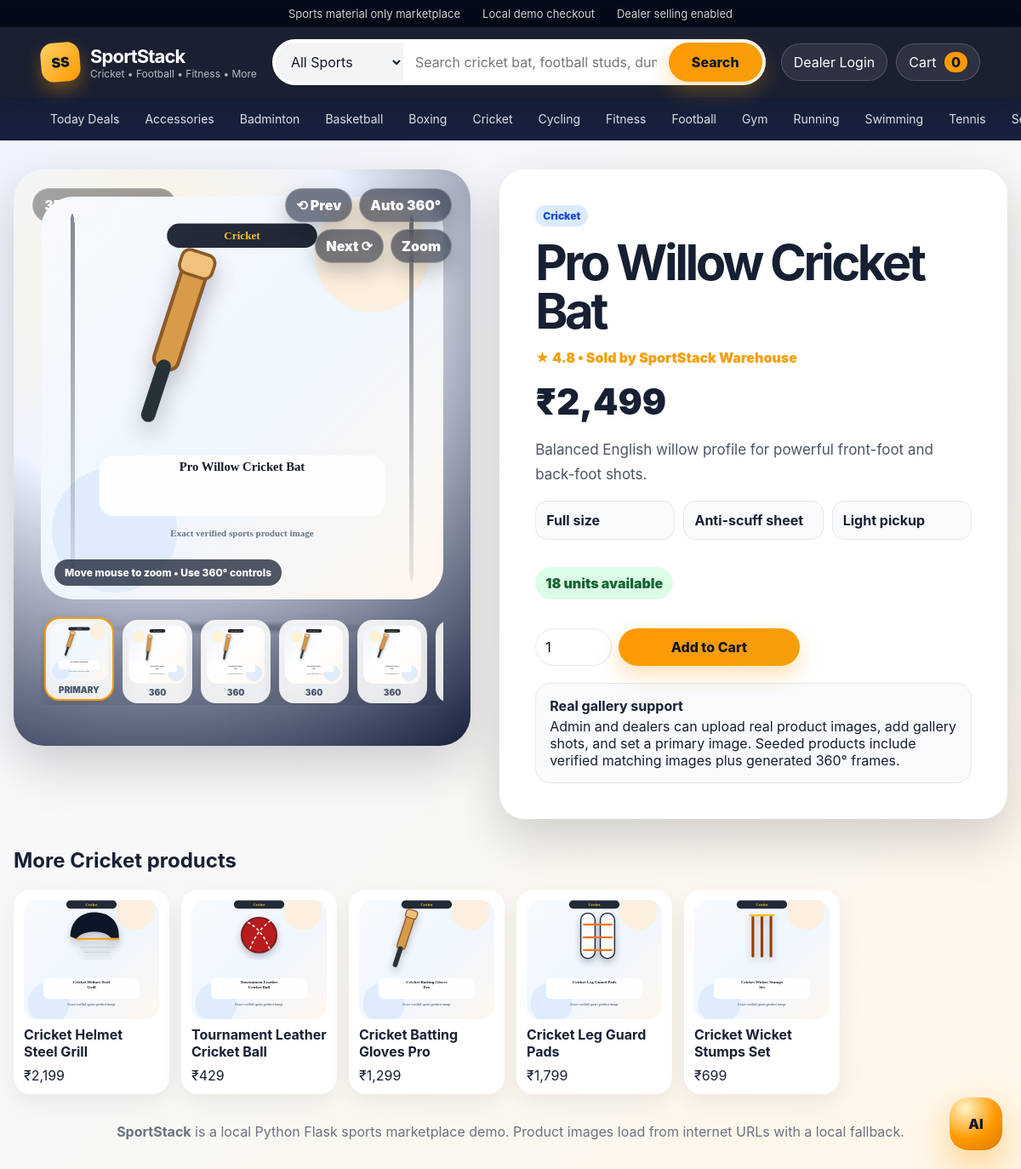
/product/pro-willow-cricket-bat, run on the app's committed database.
### tables this page shows
CREATE TABLE product_images (
            id INTEGER PRIMARY KEY AUTOINCREMENT,
            product_id INTEGER NOT NULL,
            image TEXT NOT NULL,
            source TEXT NOT NULL DEFAULT 'upload',
            sort_order INTEGER NOT NULL DEFAULT 0,
            is_primary INTEGER NOT NULL DEFAULT 0,
            created_at TEXT NOT NULL,
            FOREIGN KEY (product_id) REFERENCES products(id) ON DELETE CASCADE
        );

CREATE TABLE products (
            id INTEGER PRIMARY KEY AUTOINCREMENT,
            name TEXT NOT NULL UNIQUE,
            slug TEXT NOT NULL UNIQUE,
            category TEXT NOT NULL,
            description TEXT NOT NULL,
            price INTEGER NOT NULL CHECK(price >= 0),
            stock INTEGER NOT NULL CHECK(stock >= 0),
            image TEXT NOT NULL DEFAULT 'images/sports-fallback.svg',
            remote_image TEXT NOT NULL DEFAULT '',
            rating REAL NOT NULL DEFAULT 4.5,
            specs TEXT NOT NULL DEFAULT '[]',
            dealer_id INTEGER,
            dealer_name TEXT NOT NULL DEFAULT 'SportStack Warehouse',
            created_at TEXT NOT NULL,
            FOREIGN KEY (dealer_id) REFERENCES dealers(id) ON DELETE SET NULL
        );

### app.py (the view)
@app.route("/product/<slug>")
def product_page(slug):
    db = get_db()
    product = db.execute("SELECT * FROM products WHERE slug=?", (slug,)).fetchone()
    if not product:
        abort(404)
    related = db.execute(
        "SELECT * FROM products WHERE category=? AND id<>? ORDER BY rating DESC, stock DESC LIMIT 8",
        (product["category"], product["id"]),
    ).fetchall()
    gallery = get_product_gallery(product)
    return render_template("product_detail.html", product=product, specs=json.loads(product["specs"]), related=related, gallery=gallery, gallery_urls=[item["url"] for item in gallery])

### app.py (called while the page is built, shortened)
def relative_image_to_src(value: str) -> str:
    if value and value.startswith(("http://", "https://")):
        return value
    if value:
        return url_for("static", filename=value)
    return url_for("static", filename="images/sports-fallback.svg")

def get_product_gallery(product):
    db = get_db()
    rows = db.execute(
        "SELECT * FROM product_images WHERE product_id=? ORDER BY is_primary DESC, sort_order ASC, id ASC",
        (product["id"],),
    ).fetchall()
    gallery = []
    seen = set()
    for row in rows:
        if row["image"] in seen:
            continue
        seen.add(row["image"])
        gallery.append({
            "id": row["id"],
            "image": row["image"],
            "url": relative_image_to_src(row["image"]),
            "source": row["source"],
            "is_primary": bool(row["is_primary"]),
        })
    if not gallery:
        gallery.append({"id": 0, "image": product["image"], "url": product_image_src(product), "source": "primary", "is_primary": True})
    return gallery

def get_db():
    if "db" not in g:
        Path(app.config["DATABASE"]).parent.mkdir(parents=True, exist_ok=True)
        g.db = sqlite3.connect(app.config["DATABASE"])
        g.db.row_factory = sqlite3.Row
        g.db.execute("PRAGMA foreign_keys = ON")
    return g.db

@app.before_request
def ensure_csrf_token():
    session.permanent = False
    if "csrf_token" not in session:
        session["csrf_token"] = secrets.token_urlsafe(32)

@app.after_request
def add_security_headers(response):
    response.headers["X-Content-Type-Options"] = "nosniff"
    response.headers["X-Frame-Options"] = "DENY"
    response.headers["Referrer-Policy"] = "strict-origin-when-cross-origin"
    response.headers["Permissions-Policy"] = "camera=(), microphone=(), geolocation=()"
    return response

@app.context_processor
def inject_globals():
    return {
        "csrf_token": session.get("csrf_token", ""),
        "cart_count": get_cart_count(),
        "categories": get_categories(),
        "rupee": lambda amount: f"₹{int(amount):,}",
        "dealer_logged_in": bool(session.get("dealer_id")),
        "dealer_name": session.get("dealer_name", ""),
        "admin_logged_in": bool(session.get("admin_logged_in")),
        "image_src": product_image_src,
        "fallback_img": url_for("static", filename="images/sports-fallback.svg"),
    }

def get_cart_count():
    return sum(int(qty) for qty in get_cart().values())

### templates/product_detail.html (shortened to what this page needs)
{% extends "base.html" %}
{% block content %}
{% set primary = gallery[0] %}
<section class="detail-shell page-transition-panel">
  <div class="detail-visual product-3d-stage product-gallery-stage" data-tilt-card data-gallery-viewer data-images='{{ gallery_urls|tojson }}'>
    <div class="detail-badge">3D + 360° Gallery</div>
    <div class="model-controls" aria-label="3D product controls">
      <button type="button" data-gallery-prev>⟲ Prev</button>
      <button type="button" data-spin-toggle>Auto 360°</button>
      <button type="button" data-gallery-next>Next ⟳</button>
      <button type="button" data-open-zoom>Zoom</button>
    </div>
    <div class="product-3d-object" id="product3dObject">
      <span class="model-side model-side-left"></span>
      <span class="model-side model-side-right"></span>
      <div class="zoom-frame" data-zoom-frame>
        <img id="galleryMainImage" data-main-gallery-image src="{{ primary.url }}" onerror="this.src='{{ fallback_img }}'" alt="{{ product['name'] }}">
        <span class="zoom-hint">Move mouse to zoom • Use 360° controls</span>
      </div>
    </div>
    <div class="gallery-rail" aria-label="Product gallery thumbnails">
      {% for item in gallery %}
        <button type="button" class="gallery-thumb {% if loop.first %}active{% endif %}" data-gallery-index="{{ loop.index0 }}" title="{{ item.source }}">
          <img src="{{ item.url }}" onerror="this.src='{{ fallback_img }}'" alt="{{ product['name'] }} image {{ loop.index }}">
          <span>{{ item.source }}</span>
        </button>
      {% endfor %}
    </div>
  </div>
  <div class="detail-info reveal-up">
    <span class="category-chip">{{ product['category'] }}</span>
    <h1>{{ product['name'] }}</h1>
    <p class="detail-rating">★ {{ '%.1f'|format(product['rating']) }} • Sold by {{ product['dealer_name'] }}</p>
    <p class="detail-price">{{ rupee(product['price']) }}</p>
    <p class="detail-desc">{{ product['description'] }}</p>
    <ul class="spec-list">
      {% for spec in specs %}
        <li>{{ spec }}</li>
      {% endfor %}
    </ul>
    <p class="stock-line {% if product['stock'] <= 5 %}low{% endif %}">{{ product['stock'] }} units available</p>
    <form class="detail-cart add-cart-form" action="{{ url_for('cart_add') }}" method="post">
      <input type="number" name="qty" min="1" max="{{ product['stock'] }}" value="1" {% if product['stock'] == 0 %}disabled{% endif %}>
      <button type="submit" {% if product['stock'] == 0 %}disabled{% endif %}>Add to Cart</button>
      <a class="secondary-cta" href="{{ url_for('cart_view') }}">Go to Cart</a>
    </form>
    <div class="promise-box">
      <strong>Real gallery support</strong>
      <span>Admin and dealers can upload real product images, add gallery shots, and set a primary image. Seeded products include verified matching images plus generated 360° frames.</span>
    </div>
  </div>
</section>
{% if related %}
<section class="related-section page-transition-panel">
  <h2>More {{ product['category'] }} products</h2>
  <div class="mini-grid">
    {% for item in related %}
      <a class="mini-card" href="{{ url_for('product_page', slug=item['slug']) }}">
        <img src="{{ image_src(item) }}" onerror="this.src='{{ fallback_img }}'" alt="{{ item['name'] }}">
        <strong>{{ item['name'] }}</strong>
        <span>{{ rupee(item['price']) }}</span>
      </a>
    {% endfor %}
  </div>
</section>
{% endif %}
{% endblock %}

### templates/base.html (shortened to what this page needs)
<!doctype html>
<html lang="en">
<head>
  <link rel="stylesheet" href="{{ url_for('static', filename='css/styles.css') }}">
</head>
<body>
  <div class="top-strip">
    <span>Sports material only marketplace</span>
    <span>Local demo checkout</span>
    <span>Dealer selling enabled</span>
  </div>
  <header class="main-header">
    <a href="{{ url_for('index') }}" class="brand" aria-label="SportStack home">
      <span class="brand-cube">SS</span>
      <span>
        <strong>SportStack</strong>
        <small>Cricket • Football • Fitness • More</small>
      </span>
    </a>
    <form class="search-bar" action="{{ url_for('index') }}" method="get">
      <select name="category" aria-label="Category">
        <option value="">All Sports</option>
      </select>
      <input name="q" value="{{ q|default('') }}" placeholder="Search cricket bat, football studs, dumbbells..." autocomplete="off">
      <button type="submit">Search</button>
    </form>
    <nav class="header-actions">
      {% if dealer_logged_in %}
        <a href="{{ url_for('dealer_dashboard') }}" class="nav-pill">Dealer: {{ dealer_name }}</a>
      {% else %}
        <a href="{{ url_for('dealer_login') }}" class="nav-pill">Dealer Login</a>
      {% endif %}
      <a href="{{ url_for('cart_view') }}" class="cart-button">Cart <span id="cart-count">{{ cart_count }}</span></a>
    </nav>
  </header>
  <nav class="category-ribbon" aria-label="Sports categories">
    <a href="{{ url_for('index') }}">Today Deals</a>
    {% for category in categories[:12] %}
      <a href="{{ url_for('index', category=category) }}">{{ category }}</a>
    {% endfor %}
    <a href="{{ url_for('dealer_register') }}">Sell on SportStack</a>
  </nav>
  <main>
    {% block content %}{% endblock %}
  </main>
  <button class="chat-launcher" id="chat-launcher" aria-label="Open AI sports shopping assistant">AI</button>
  <footer class="site-footer">
    <p><strong>SportStack</strong> is a local Python Flask sports marketplace demo. Product images load from internet URLs with a local fallback.</p>
  </footer>
</body>
</html>

### data on the page
product_images: shows a picture, source "PRIMARY"
product_images: shows a picture, source "360"
product_images: shows a picture, source "360"
product_images: shows a picture, source "360"
product_images: shows a picture, source "360"
product_images: shows a picture
products: category "Cricket", name "Pro Willow Cricket Bat", rating "4.8", dealer_name "SportStack Warehouse", price "₹2,499", description "Balanced English willow profile for powerful front-foot and back-foot shots.", stock "18", qty "1"
products: shows a picture, name "Cricket Helmet Steel Grill", price "₹2,199"
products: shows a picture, name "Tournament Leather Cricket Ball", price "₹429"
products: shows a picture, name "Cricket Batting Gloves Pro", price "₹1,299"
products: shows a picture, name "Cricket Leg Guard Pads", price "₹1,799"
products: shows a picture, name "Cricket Wicket Stumps Set", price "₹699"

### other printed values
{{ cart_count }} "0"
{{ category }} "Accessories" "Badminton" "Basketball" "Boxing" "Cricket" "Cycling" "Fitness" "Football" "Gym" "Running" "Swimming" "Tennis"
{{ spec }} "Full size" "Anti-scuff sheet" "Light pickup"
